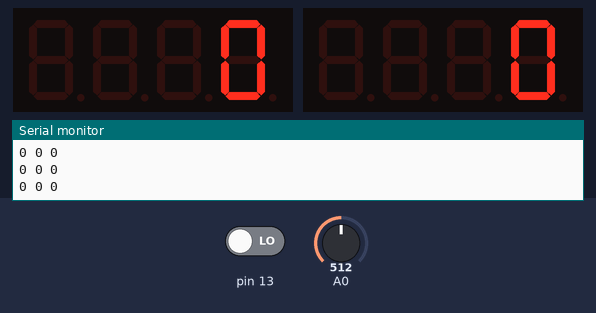
A sketch run on a simulated Arduino Leonardo, built with avr-gcc and run on an emulated ATmega32U4. Shown: 2 × 4-digit seven-segment display, the last lines printed to the serial monitor. The test bench sets the inputs (shaded band); at power-on: A0 = 512, pin 13 LOW. USB keyboard and mouse output is not drawn.

Above: at 1.2 s.
1.3 s: A0 set to 496
At 1.9 s:
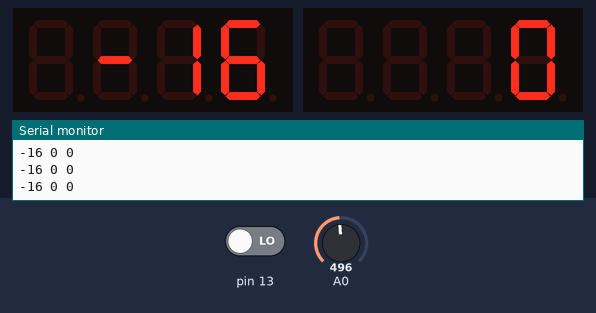
2.8 s: pin 13 driven HIGH
At 3.2 s:
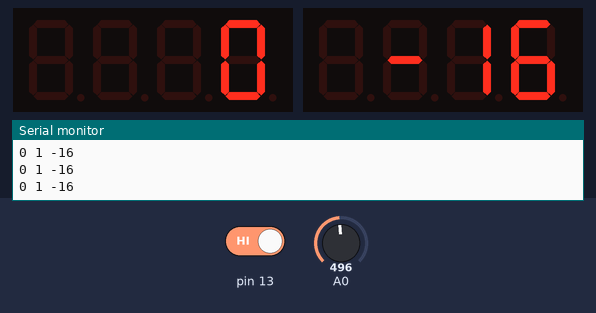
4.3 s: A0 set to 511
At 5.5 s:
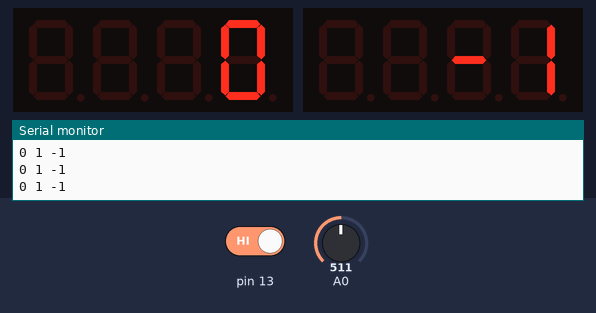
5.8 s: A0 set to 306
At 6.9 s:
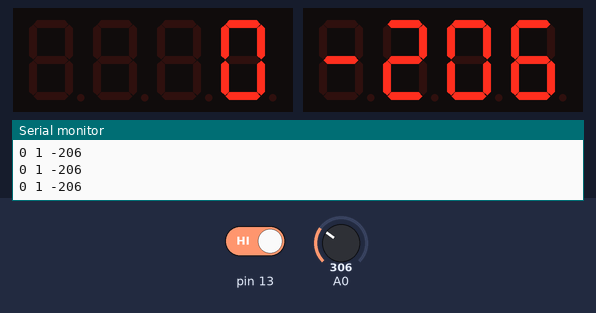
Timing chart, 0 to 8.3 s (numbered marks = the images above; inputs shaded):
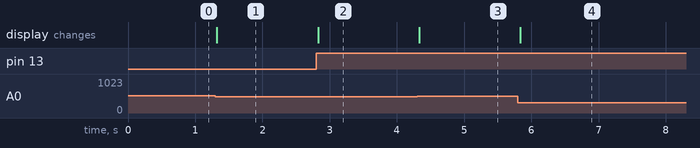

The sketch:

minial-button-led.ino
```cpp
/*
 * Steering Wheel Software
 * Version: Minimal +Button +LED-Display
 *
 * (c) Leander Seige, 2022, GPL V3
 */

#include "Joystick.h"
#include <TM1637.h> // by AKJ, https://github.com/AKJ7/TM1637

Joystick_ Joystick;

int off = 0;
TM1637 tmA(2, 3);
TM1637 tmB(4, 5);
char d[6];

void setup() {
  Serial.begin(9600);

  Joystick.setRxAxisRange(0, 1023);
  Joystick.setRyAxisRange(0, 1023);
  Joystick.setRzAxisRange(-512, 512);
  Joystick.begin();

  pinMode(13, INPUT);

  tmA.begin();
  tmB.begin();
}

void loop() {
  int b = digitalRead(13);
  int z = analogRead(A0)-512;
  if(b==1) {
    off = z;
  }
  z = z - off;
  Joystick.setRxAxis(0);
  Joystick.setRyAxis(0);
  Joystick.setRzAxis(z);
  sprintf(d,"%4d",z);
  tmA.display(String(d));
  sprintf(d,"%4d",off);
  tmB.display(String(d));
  Serial.println(String(z)+" "+String(b)+" "+String(off));
}
```

Measured:
- the behaviour switches between 512 and 511 on A0 (found by bisection; images 0 and 1)
- after the input at 1.3 s, the display: changes at once (image 1)
- after the input at 2.8 s, the display: changes at once (image 2)
- after the input at 4.3 s, the display: changes at once (image 3)
- after the input at 5.8 s, the display: changes at once (image 4)
